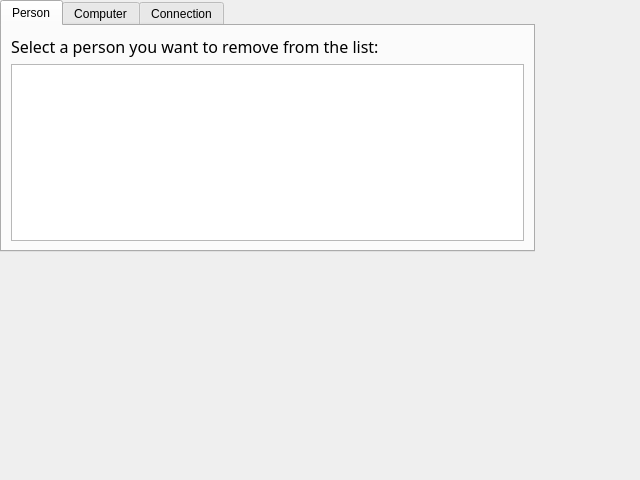
<?xml version="1.0" encoding="UTF-8"?>
<ui version="4.0">
 <class>RemoveItem</class>
 <widget class="QDialog" name="RemoveItem">
  <property name="geometry">
   <rect>
    <x>0</x>
    <y>0</y>
    <width>640</width>
    <height>480</height>
   </rect>
  </property>
  <property name="windowTitle">
   <string>Dialog</string>
  </property>
  <widget class="QTabWidget" name="tabWidget">
   <property name="geometry">
    <rect>
     <x>0</x>
     <y>0</y>
     <width>535</width>
     <height>252</height>
    </rect>
   </property>
   <property name="currentIndex">
    <number>0</number>
   </property>
   <widget class="QWidget" name="tab">
    <attribute name="title">
     <string>Person</string>
    </attribute>
    <layout class="QVBoxLayout" name="verticalLayout">
     <item>
      <widget class="QLabel" name="label">
       <property name="font">
        <font>
         <family>Calibri Light</family>
         <pointsize>12</pointsize>
        </font>
       </property>
       <property name="text">
        <string>Select a person you want to remove from the list:</string>
       </property>
      </widget>
     </item>
     <item>
      <widget class="QListView" name="RemovePersonList"/>
     </item>
    </layout>
   </widget>
   <widget class="QWidget" name="tab_2">
    <attribute name="title">
     <string>Computer</string>
    </attribute>
    <layout class="QVBoxLayout" name="verticalLayout_2">
     <item>
      <widget class="QLabel" name="label_2">
       <property name="font">
        <font>
         <family>Calibri Light</family>
         <pointsize>12</pointsize>
        </font>
       </property>
       <property name="text">
        <string>Select a computer you want to remove from the list:</string>
       </property>
      </widget>
     </item>
     <item>
      <widget class="QListView" name="listView_2"/>
     </item>
    </layout>
   </widget>
   <widget class="QWidget" name="tab_3">
    <attribute name="title">
     <string>Connection</string>
    </attribute>
    <layout class="QHBoxLayout" name="horizontalLayout">
     <item>
      <widget class="QListView" name="listView_4"/>
     </item>
     <item>
      <layout class="QVBoxLayout" name="verticalLayout_3"/>
     </item>
     <item>
      <widget class="QListView" name="listView_5"/>
     </item>
    </layout>
   </widget>
  </widget>
 </widget>
 <resources/>
 <connections/>
</ui>
